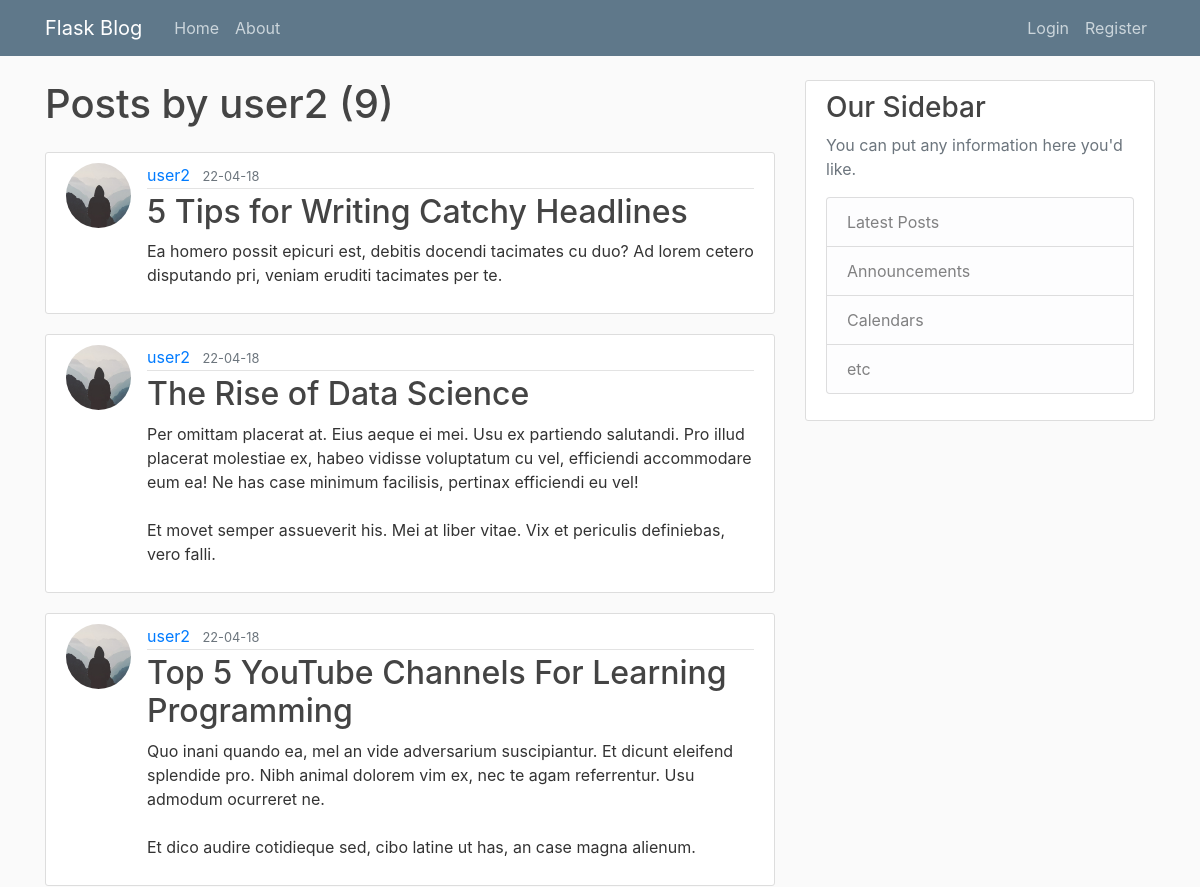
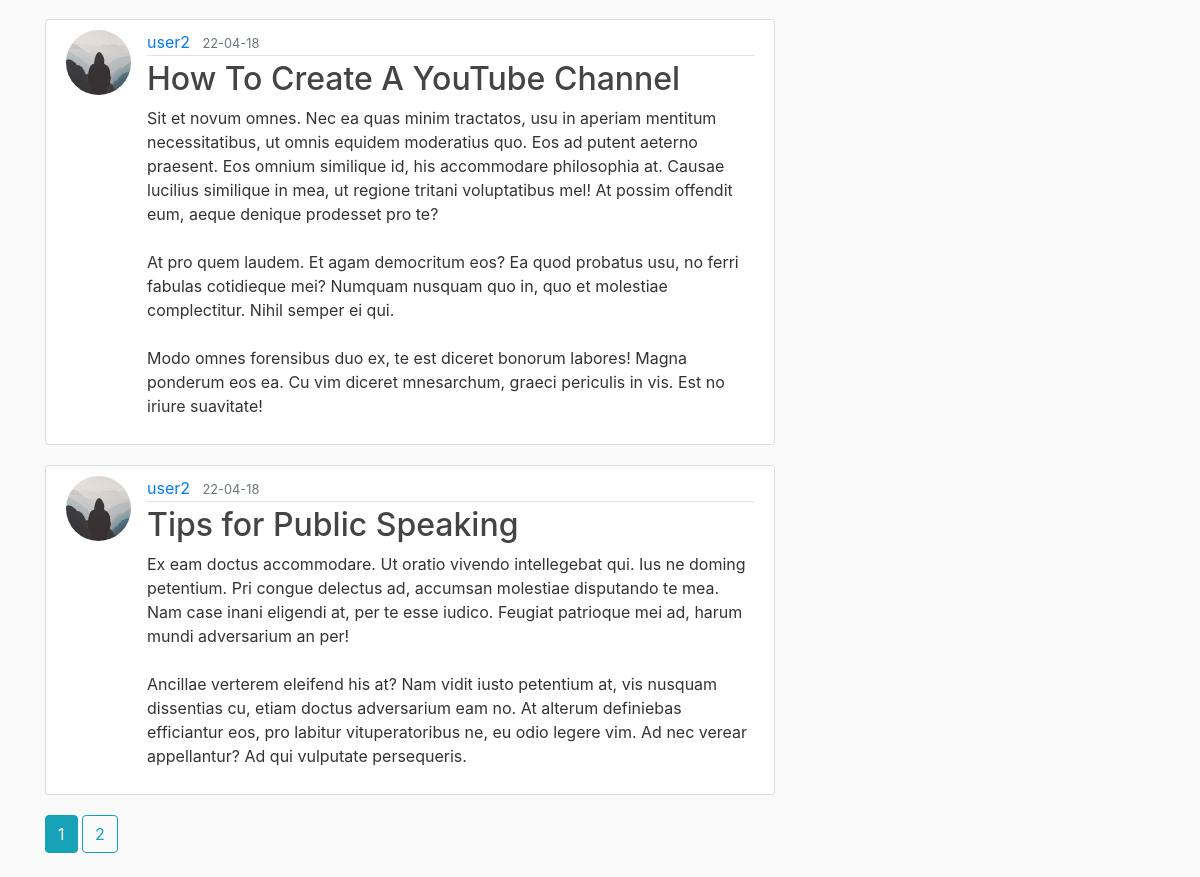
The page /user/user2 on the database its author committed (2 pictures, top to bottom).
### flaskblog/models.py (models this page shows, shortened)
class User(db.Model, UserMixin):
    id = db.Column(db.Integer, primary_key=True)
    username = db.Column(db.String(20), unique=True, nullable=False)
    email = db.Column(db.String(180), unique=True, nullable=False)
    password = db.Column(db.String(60), nullable=False)
    image_file = db.Column(db.String(20), nullable=False,
                           default="default.jpeg")
    posts = db.relationship("Posts", backref='author', lazy=True)

class Posts(db.Model):
    id = db.Column(db.Integer, primary_key=True)
    title = db.Column(db.String(100), nullable=False)
    date_posted = db.Column(db.DateTime, nullable=False,
                            default=datetime.utcnow)
    content = db.Column(db.Text, nullable=False)
    user_id = db.Column(db.Integer, db.ForeignKey('user.id'), nullable=False)

### flaskblog/users/routes.py (the view)
@users.route('/user/<string:username>')
def user_posts(username):
    page = request.args.get('page', 1, type=int)
    user = User.query.filter_by(username=username).first_or_404()
    posts = Posts.query\
        .filter_by(author=user)\
        .order_by(Posts.date_posted.desc())\
        .paginate(page=page, per_page=5)
    return render_template("user_posts.html", posts=posts, username=username)

### flaskblog/templates/user_posts.html
{% extends "layout.html" %}
{% block content %}
    <h1 class="mb-4">Posts by {{username}} ({{posts.total}})</h1>
    {% for post in posts.items %}
        <article class="media content-section">
          <img class="rounded-circle article-img" src="{{ url_for('static', filename='profile_pics/' + post.author.image_file) }}">
          <div class="media-body">
            <div class="article-metadata">
              <a class="mr-2" href="{{url_for('users.user_posts', username=post.author.username)}}">{{ post.author.username }}</a>
              <small class="text-muted">{{ post.date_posted.strftime('%y-%m-%d') }}</small>
            </div>
            <h2><a class="article-title" href="{{url_for('posts.post', post_id=post.id)}}">{{ post.title }}</a></h2>
            <p class="article-content">{{ post.content }}</p>
          </div>
        </article>
    {% endfor %}
    {% for page_num in posts.iter_pages(left_edge=1, right_edge=1, left_current=1, right_current=2) %}
        {% if page_num %}
          {% if page_num == posts.page %}
            <a class="btn btn-info mb-4" href="{{url_for('users.user_posts', username=username, page=page_num)}}">{{page_num}}</a>
          {% else %}
            <a class="btn btn-outline-info mb-4" href="{{url_for('users.user_posts', username=username, page=page_num)}}">{{page_num}}</a>
          {% endif %}
        {% else %}
          ...
        {% endif %}
    {% endfor %}
{% endblock content %}

### flaskblog/static/main.css (style rules this page uses)
body { background: #fafafa; color: #333333; margin-top: 5rem; }
h1, h2, h3, h4, h5, h6 { color: #444444; }
.content-section { background: #ffffff; padding: 10px 20px; border: 1px solid #dddddd; border-radius: 3px; margin-bottom: 20px; }
.article-title { color: #444444; }
.article-content { white-space: pre-line; }
.article-img { height: 65px; width: 65px; margin-right: 16px; }
.article-metadata { padding-bottom: 1px; margin-bottom: 4px; border-bottom: 1px solid #e3e3e3; }
a { text-decoration: none; }

### rows shown on the page
User: username "user2"
Posts: image_file (placeholder picture), author.username "user2", date_posted "22-04-18", title "5 Tips for Writing Catchy Headlines", content "Ea homero possit epicuri est, debitis docendi tacimates cu duo? Ad lorem cetero disputando pri, veniam eruditi tacimates per te."
Posts: image_file (placeholder picture), author.username "user2", date_posted "22-04-18", title "The Rise of Data Science", content "Per omittam placerat at. Eius aeque ei mei. Usu ex partiendo salutandi. Pro illud placerat molestiae ex, habeo vidisse voluptatum cu vel, efficiendi accommodare eum ea! Ne has case minimum facilisis, pertinax efficiendi eu vel! Et movet semper assueverit his. Mei at liber vitae. Vix et periculis definiebas, vero falli."
Posts: image_file (placeholder picture), author.username "user2", date_posted "22-04-18", title "Top 5 YouTube Channels For Learning Programming", content "Quo inani quando ea, mel an vide adversarium suscipiantur. Et dicunt eleifend splendide pro. Nibh animal dolorem vim ex, nec te agam referrentur. Usu admodum ocurreret ne. Et dico audire cotidieque sed, cibo latine ut has, an case magna alienum."
Posts: image_file (placeholder picture), author.username "user2", date_posted "22-04-18", title "How To Create A YouTube Channel", content "Sit et novum omnes. Nec ea quas minim tractatos, usu in aperiam mentitum necessitatibus, ut omnis equidem moderatius quo. Eos ad putent aeterno praesent. Eos omnium similique id, his accommodare philosophia at. Causae lucilius similique in mea, ut regione tritani voluptatibus mel! At possim offendit eum, aeque denique prodesset pro te? At pro quem laudem. Et agam democritum eos? Ea quod probatus usu, no ferri fabulas cotidieque mei? Numquam nusquam quo in, quo et molestiae complectitur. Nihil semper ei qui. Modo omnes forensibus duo ex, te est diceret bonorum labores! Magna ponderum eos ea. Cu vim diceret mnesarchum, graeci periculis in vis. Est no iriure suavitate!"
Posts: image_file (placeholder picture), author.username "user2", date_posted "22-04-18", title "Tips for Public Speaking", content "Ex eam doctus accommodare. Ut oratio vivendo intellegebat qui. Ius ne doming petentium. Pri congue delectus ad, accumsan molestiae disputando te mea. Nam case inani eligendi at, per te esse iudico. Feugiat patrioque mei ad, harum mundi adversarium an per! Ancillae verterem eleifend his at? Nam vidit iusto petentium at, vis nusquam dissentias cu, etiam doctus adversarium eam no. At alterum definiebas efficiantur eos, pro labitur vituperatoribus ne, eu odio legere vim. Ad nec verear appellantur? Ad qui vulputate persequeris."

### other values the page prints
{{ posts.total }} "9"
{{ page_num }} "1"
{{ page_num }} "2"
